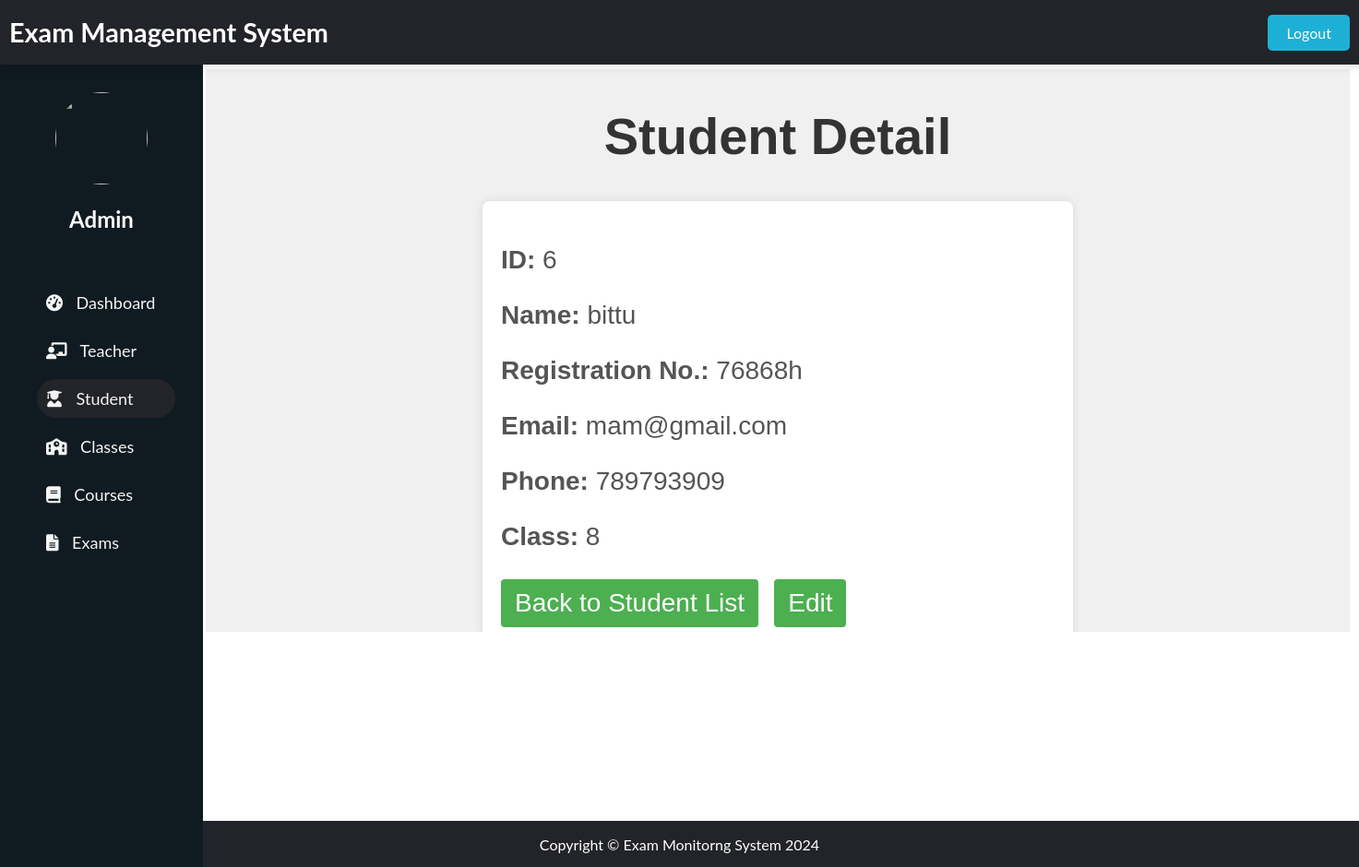
Page /adminpanel/students/detail/6/ on the committed database.
### admin_panel/models.py (models this page shows, shortened)
class Student(models.Model):
    student_id = models.AutoField(primary_key=True)
    name = models.CharField(max_length=100)
    face_image = models.BinaryField(null=True, blank=True)
    registration_no = models.CharField(max_length=50)
    email = models.EmailField()
    phone = models.CharField(max_length=15)
    class_id = models.ForeignKey(Class, null=True, blank=True, on_delete=models.SET_NULL)

class Class(models.Model):
    class_id = models.AutoField(primary_key=True)
    name = models.CharField(max_length=100)
    courses = models.ManyToManyField(Course, blank=True)
    exams = models.ManyToManyField(Exam, blank=True)
    def __str__(self) -> str:
        return self.name

### admin_panel/views.py (the view)
# urls.py: path('students/detail/<int:pk>/', views.student_detail, name='student_detail'),
def student_detail(request, pk):
    student = get_object_or_404(Student, pk=pk)
    return render(request, 'students/student_detail.html', {'student': student})

### admin_panel/templates/students/student_detail.html (shortened to what this page needs)
{% extends "dashboard/index.html" %}
{% block header %}
    {% include "dashboard/header.html" %}
{% endblock header %}
{% block sidenav %}
    {% include "students/sidenav.html" %}
{% endblock sidenav %}
{% block main %}
    <h1 class="main-heading">Student Detail</h1>
    <div class="detail-container">
        <p><strong>ID:</strong> {{ student.student_id }}</p>
        <p><strong>Name:</strong> {{ student.name }}</p>
        <p><strong>Registration No.:</strong> {{ student.registration_no }}</p>
        <p><strong>Email:</strong> {{ student.email }}</p>
        <p><strong>Phone:</strong> {{ student.phone }}</p>
        <p><strong>Class:</strong> {{ student.class_id }}</p>
        <a href="{% url 'student_list' %}" class="action-link">Back to Student List</a>
        <a href="{% url 'student_update' student.pk %}" class="action-link">Edit</a>
    </div>
{% endblock main %}
{% block footer %}
    {% include "dashboard/footer.html" %}
{% endblock footer %}

### admin_panel/static/css/index.css (style rules this page uses)
body { font-family: "Lato", sans-serif; }

### admin_panel/templates/students/student_detail.html (style rules this page uses)
.main-heading { font-family: Arial, sans-serif; color: #333; text-align: center; margin-top: 20px; }
.detail-container { max-width: 600px; margin: 0 auto; padding: 20px; background-color: #fff; box-shadow: 0 0 10px rgba(0, 0, 0, 0.1); border-radius: 8px; }
.detail-container p { font-family: Arial, sans-serif; color: #555; margin-bottom: 10px; }
.action-link { display: inline-block; margin-top: 20px; padding: 10px 15px; background-color: #4CAF50; color: #fff; text-decoration: none; border-radius: 4px; font-family: Arial, sans-serif; }
.action-link + .action-link { margin-left: 10px; }

### rows in the picture
Student: student_id "6", name "bittu", registration_no "76868h", email "mam@gmail.com", phone "789793909", class_id "8"
